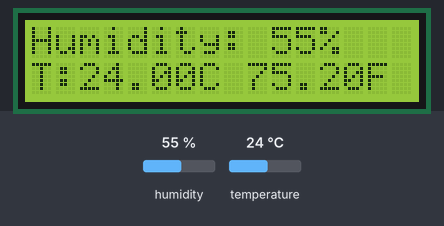
Bench run of a sketch on a simulated Arduino Uno, built with avr-gcc and run on an emulated ATmega328P. Parts: 16×2 character LCD. The inputs (shaded band) are chosen by the test bench; at power-on: humidity 55 %, temperature 24 °C. What the sketch prints to the serial monitor is not drawn.

Above: at 1.2 s.
1.3 s: humidity set to 22 %
At 2.5 s:
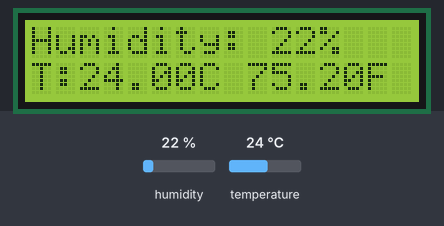
4.6 s: temperature set to 12 °C
At 6.6 s:
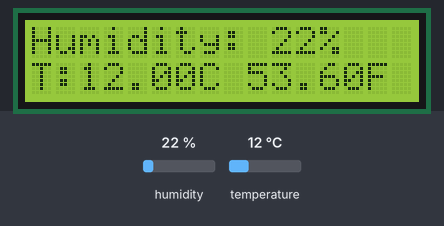
7.7 s: humidity set to 40 %
At 8.7 s:
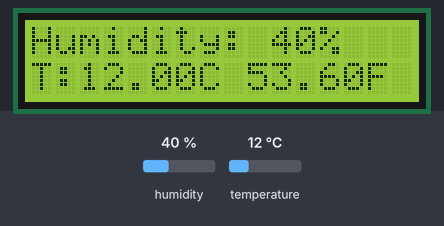
10.5 s: temperature set to 19 °C
At 12.8 s:
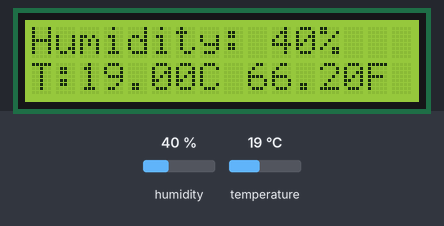
Timing chart, 0 to 14.3 s (numbered marks = the images above; inputs shaded):
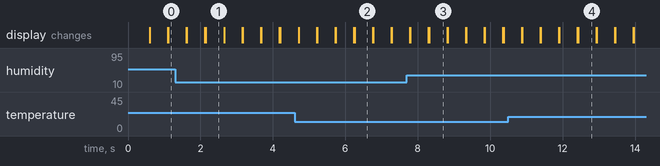

Measured:
- after the input at 1.3 s, the display: first differs from a run without the input after 0.85 s (image 1)
- after the input at 4.6 s, the display: first differs from a run without the input after 1.7 s (image 2)
- after the input at 7.7 s, the display: first differs from a run without the input after 0.62 s (image 3)
- after the input at 10.5 s, the display: first differs from a run without the input after 1.9 s (image 4)
- what the display in image 1 shows lasts 0.6 s, from 2.1 s to 2.7 s

The sketch:

Sensor.ino
```cpp
#include <LiquidCrystal.h>
int rs = 12;
int e = 11;
int d4 = 5;
int d5 = 4;

int dTime = 500;

int d6 = 3;
int d7 = 2;
int numero = 0;

LiquidCrystal lcd(rs, e, d4, d5, d6, d7);

#include <DHT.h>
#include <DHT_U.h>

#define Type DHT11
int dhtPin = 8;
DHT HT(dhtPin, Type);
int humidity;
float tempC;
float tempF;


void setup() {
  // put your setup code here, to run once:
  lcd.begin(16, 2);
  Serial.begin(9600);
  HT.begin();
}

void loop() {
  // put your main code here, to run repeatedly:
  humidity = HT.readHumidity();
  tempC = HT.readTemperature();
  tempF = HT.readTemperature(true);

  Serial.print("Relative Humidity: ");
  Serial.print(humidity);
  Serial.print("% / Temperature: ");
  Serial.print(tempC);
  Serial.print("ºC / ");
  Serial.print(tempF);
  Serial.println("ºF");


  lcd.setCursor(0, 0);
  lcd.print("Humidity: ");
  lcd.print(humidity);
  lcd.print("%");

  lcd.setCursor(0, 1);
  lcd.print("T:");
  lcd.print(tempC);
  lcd.print("C ");
  lcd.print(tempF);
  lcd.print("F");

  delay(dTime);
  lcd.clear();
}
```
